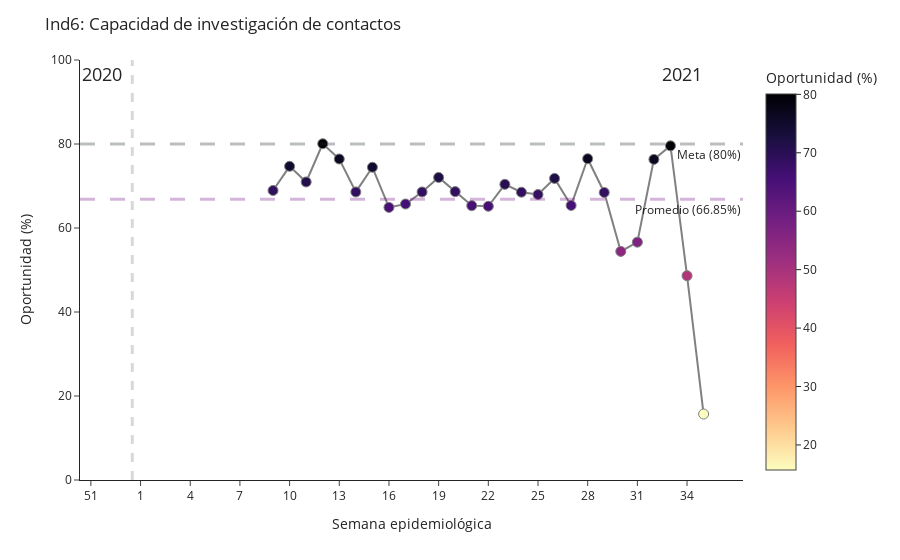

Notebook code for this chart:
### Code cell
px.scatter(df_ind6_perc.reset_index().merge(data_aysen_clean_21[['fecha_notificacion','semana_epidemiologica_21']], 
                   left_on='fecha_cumple_requisitos',
                   right_on='fecha_notificacion',
                   how='left').groupby('semana_epidemiologica_21').mean().reset_index(),
        x= 'semana_epidemiologica_21',
        y= 'n_folio',
        #trendline='rolling',
        #trendline_options=dict(window=5),
        color='n_folio',
        color_continuous_scale=px.colors.sequential.Magma_r,
        labels={'n_folio':'Oportunidad (%)'},
        ).update_layout(title= 'Ind6: Capacidad de investigación de contactos',
                       yaxis_title='Oportunidad (%)',
                       xaxis_title='Semana epidemiológica',
                       yaxis_range= [0,100],
                       template='simple_white',
                       xaxis=dict(tickmode = 'array',
                                  tickvals = list(range(12,88,3)),
                                  ticktext = list(list(range(12,54,3))+list(range(1,88,3))),
                                 ),
                    ).add_vline(x=53.5, line_width=3, line_dash='dash', line_color='gray'
                              ).add_hline(y=80,
                                            line_width=3, 
                                            line_dash='longdash', 
                                            line_color='#222A2A',
                                            annotation_text='Meta (80%)',
                                            annotation_position='bottom right'
                                 ).add_hline(y=mean_ind6, 
                                             line_width=3, 
                                             line_dash='longdash', 
                                             line_color='#750D86',
                                             annotation_text= 'Promedio ('+str(round(mean_ind6, 2))+'%)',
                                             annotation_position='bottom right'
                                     ).add_vrect(x0='51', x1='53', 
                                           annotation_text='2020', 
                                           annotation_position='top right',
                                           annotation=dict(font_size=18, 
                                                           font_family="'Open Sans', verdana, arial, sans-serif"),
                                                           opacity=0, 
                                                           line_width=0
                                          ).add_vrect(x0='84', x1='88', 
                                           annotation_text='2021', 
                                           annotation_position='top right',
                                           annotation=dict(font_size=18, 
                                                           font_family="'Open Sans', verdana, arial, sans-serif"),
                                                           opacity=0, 
                                                           line_width=0
                                                     ).update_traces(mode='lines+markers', 
                                                                     line_color='grey',
                                                                     marker_line_width=1, 
                                                                     marker_size=10)

### Figure 1 — Plotly figure (JSON) as saved in the notebook; plotly's stock layout.template omitted (floating-point values rounded to 4 significant figures)
{"data": [{"hovertemplate": "semana_epidemiologica_21=%{x}<br>Oportunidad (%)=%{marker.color}<extra></extra>", "legendgroup": "", "line": {"color": "grey"}, "marker": {"color": [68.93, 74.68, 70.96, 80.06, 76.42, 68.59, 74.46, 64.91, 65.71, 68.58, 72.04, 68.66, 65.33, 65.17, 70.39, 68.52, 67.97, 71.81, 65.37, 76.5, 68.46, 54.43, 56.63, 76.33, 79.56, 48.64, 15.71], "coloraxis": "coloraxis", "line": {"width": 1}, "size": 10, "symbol": "circle"}, "mode": "lines+markers", "name": "", "orientation": "v", "showlegend": false, "type": "scatter", "x": [62, 63, 64, 65, 66, 67, 68, 69, 70, 71, 72, 73, 74, 75, 76, 77, 78, 79, 80, 81, 82, 83, 84, 85, 86, 87, 88], "xaxis": "x", "y": [68.93, 74.68, 70.96, 80.06, 76.42, 68.59, 74.46, 64.91, 65.71, 68.58, 72.04, 68.66, 65.33, 65.17, 70.39, 68.52, 67.97, 71.81, 65.37, 76.5, 68.46, 54.43, 56.63, 76.33, 79.56, 48.64, 15.71], "yaxis": "y"}], "layout": {"annotations": [{"showarrow": false, "text": "Meta (80%)", "x": 1, "xanchor": "right", "xref": "x domain", "y": 80, "yanchor": "top", "yref": "y"}, {"showarrow": false, "text": "Promedio (66.85%)", "x": 1, "xanchor": "right", "xref": "x domain", "y": 66.85, "yanchor": "top", "yref": "y"}, {"font": {"family": "'Open Sans', verdana, arial, sans-serif", "size": 18}, "showarrow": false, "text": "2020", "x": "53", "xanchor": "right", "xref": "x", "y": 1, "yanchor": "top", "yref": "y domain"}, {"font": {"family": "'Open Sans', verdana, arial, sans-serif", "size": 18}, "showarrow": false, "text": "2021", "x": "88", "xanchor": "right", "xref": "x", "y": 1, "yanchor": "top", "yref": "y domain"}], "coloraxis": {"colorbar": {"title": {"text": "Oportunidad (%)"}}, "colorscale": [[0, "#fcfdbf"], [0.1111, "#feca8d"], [0.2222, "#fd9668"], [0.3333, "#f1605d"], [0.4444, "#cd4071"], [0.5556, "#9e2f7f"], [0.6667, "#721f81"], [0.7778, "#440f76"], [0.8889, "#180f3d"], [1, "#000004"]]}, "legend": {"tracegroupgap": 0}, "margin": {"t": 60}, "shapes": [{"line": {"color": "gray", "dash": "dash", "width": 3}, "type": "line", "x0": 53.5, "x1": 53.5, "xref": "x", "y0": 0, "y1": 1, "yref": "y domain"}, {"line": {"color": "#222A2A", "dash": "longdash", "width": 3}, "type": "line", "x0": 0, "x1": 1, "xref": "x domain", "y0": 80, "y1": 80, "yref": "y"}, {"line": {"color": "#750D86", "dash": "longdash", "width": 3}, "type": "line", "x0": 0, "x1": 1, "xref": "x domain", "y0": 66.85, "y1": 66.85, "yref": "y"}, {"line": {"width": 0}, "opacity": 0, "type": "rect", "x0": "51", "x1": "53", "xref": "x", "y0": 0, "y1": 1, "yref": "y domain"}, {"line": {"width": 0}, "opacity": 0, "type": "rect", "x0": "84", "x1": "88", "xref": "x", "y0": 0, "y1": 1, "yref": "y domain"}], "title": {"text": "Ind6: Capacidad de investigación de contactos"}, "xaxis": {"anchor": "y", "domain": [0, 1], "tickmode": "array", "ticktext": [12, 15, 18, 21, 24, 27, 30, 33, 36, 39, 42, 45, 48, 51, 1, 4, 7, 10, 13, 16, 19, 22, 25, 28, 31, 34, 37, 40, 43, 46, 49, 52, 55, 58, 61, 64, 67, 70, 73, 76, 79, 82, 85], "tickvals": [12, 15, 18, 21, 24, 27, 30, 33, 36, 39, 42, 45, 48, 51, 54, 57, 60, 63, 66, 69, 72, 75, 78, 81, 84, 87], "title": {"text": "Semana epidemiológica"}}, "yaxis": {"anchor": "x", "domain": [0, 1], "range": [0, 100], "title": {"text": "Oportunidad (%)"}}}}
